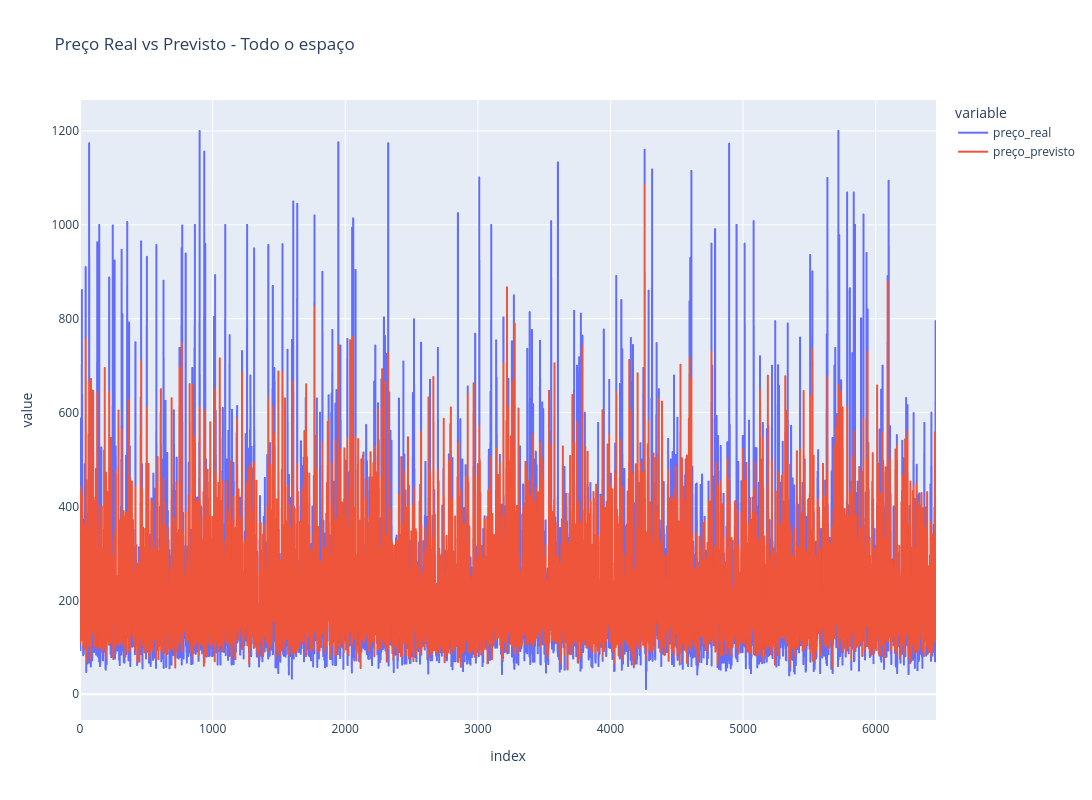

Notebook source saved alongside this figure:
### Markdown cell above
Resultado muito bom com XGBoost, principalmente para os dados de todo o espaço

### Code cell
import pandas as pd
import plotly.express as px

nome_do_grupo = 'Todo o espaço' 

y_real = predicoes_por_quarto['arvore_xgboost'][nome_do_grupo]['y_test']
y_previsto = predicoes_por_quarto['arvore_xgboost'][nome_do_grupo]['y_pred']

df_grupo_original = dfs_por_quartos[nome_do_grupo].dropna()
X_grupo = df_grupo_original.drop(columns=['price_cleaned'])
y_grupo = df_grupo_original['price_cleaned'].values

_, X_test_grupo, _, _ = train_test_split(
    X_grupo, y_grupo, test_size=0.2, random_state=RANDOM_SEED
)

df_grupo = pd.DataFrame({
    'id_imovel': X_test_grupo['id'], 
    'preço_real': y_real,            
    'preço_previsto': y_previsto     
})

df_grupo.reset_index(drop=True, inplace=True)
df_grupo['erro'] = (df_grupo['preço_real'] - df_grupo['preço_previsto']).abs() / df_grupo['preço_real']

fig = px.line(df_grupo, y=['preço_real', 'preço_previsto'], 
              title=f"Preço Real vs Previsto - {nome_do_grupo}")
fig.update_layout(
    width=1500,
    height=800
)
fig.show()

print(f"Exemplos com erro >= 10% para {nome_do_grupo}:")
print(df_grupo[df_grupo['erro'] >= 0.1].head())

### Figure 1 — Plotly figure (JSON) as saved in the notebook; plotly's stock layout.template omitted (floating-point values rounded to 4 significant figures; data arrays with more than 128 entries replaced by an {"elided": "..."} marker saying what was removed)
{"data": [{"hovertemplate": "variable=preço_real<br>index=%{x}<br>value=%{y}<extra></extra>", "legendgroup": "preço_real", "line": {"color": "#636efa", "dash": "solid"}, "marker": {"symbol": "circle"}, "mode": "lines", "name": "preço_real", "showlegend": true, "type": "scattergl", "x": {"elided": "6456 int values"}, "xaxis": "x", "y": {"elided": "6456 float values"}, "yaxis": "y"}, {"hovertemplate": "variable=preço_previsto<br>index=%{x}<br>value=%{y}<extra></extra>", "legendgroup": "preço_previsto", "line": {"color": "#EF553B", "dash": "solid"}, "marker": {"symbol": "circle"}, "mode": "lines", "name": "preço_previsto", "showlegend": true, "type": "scattergl", "x": {"elided": "6456 int values"}, "xaxis": "x", "y": {"elided": "6456 float values"}, "yaxis": "y"}], "layout": {"height": 800, "legend": {"title": {"text": "variable"}, "tracegroupgap": 0}, "title": {"text": "Preço Real vs Previsto - Todo o espaço"}, "width": 1500, "xaxis": {"anchor": "y", "domain": [0, 1], "title": {"text": "index"}}, "yaxis": {"anchor": "x", "domain": [0, 1], "title": {"text": "value"}}}}
